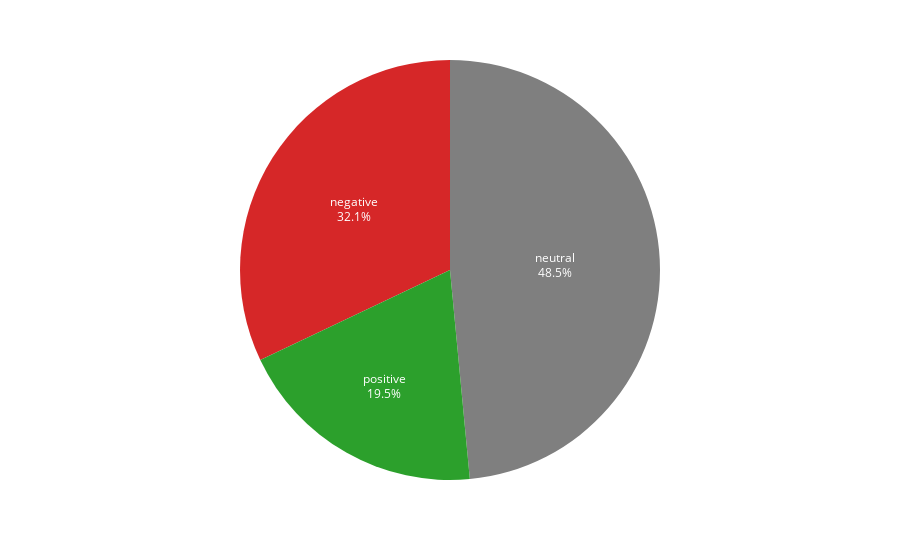

Source (notebook cell):
### Code cell
fig = px.pie(df_pie,
             values='proportion',
             names='sentiment_id',
             template='simple_white',
             color='sentiment_id',
             color_discrete_map = {'positive': '#2ca02c', 
                                        'negative': '#d62728', 
                                        'neutral': '#7f7f7f'})

fig.update_traces(textposition='inside', textinfo='percent+label')
fig.update_layout(showlegend=False)

fig.show()

### Figure 1 — Plotly figure (JSON) as saved in the notebook; plotly's stock layout.template omitted (floating-point values rounded to 4 significant figures)
{"data": [{"customdata": [["neutral"], ["negative"], ["positive"]], "domain": {"x": [0, 1], "y": [0, 1]}, "hovertemplate": "sentiment_id=%{customdata[0]}<br>proportion=%{value}<extra></extra>", "labels": ["neutral", "negative", "positive"], "legendgroup": "", "marker": {"colors": ["#7f7f7f", "#d62728", "#2ca02c"]}, "name": "", "showlegend": true, "textinfo": "percent+label", "textposition": "inside", "type": "pie", "values": [0.4849, 0.3205, 0.1945]}], "layout": {"legend": {"tracegroupgap": 0}, "margin": {"t": 60}, "showlegend": false}}
